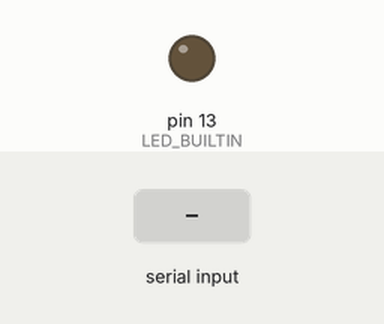
This sketch was run on a simulated Arduino Uno, built with avr-gcc and run on an emulated ATmega328P. Parts: output pins drawn as LEDs (lit = HIGH). Dashed ring = blinking. The inputs (shaded band) are chosen by the test bench.

Above: at 1.2 s.
1.3 s: "N90\n" received over Serial
At 1.7 s:
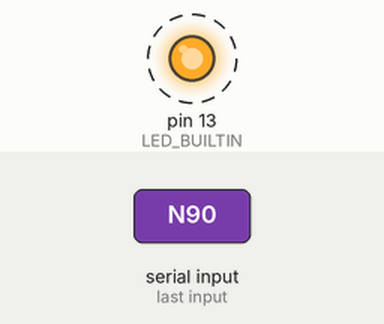
Timing chart, 0 to 10.3 s (numbered marks = the images above; inputs shaded):
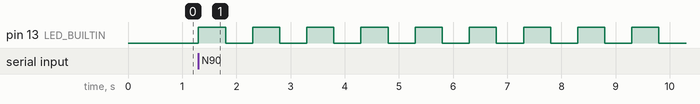

Measured:
- after the input at 1.3 s, pin 13 (LED_BUILTIN): alternates HIGH for 0.50 s and LOW for 0.50 s, starting at once

The sketch:

sketch_sep16b.ino
```cpp
void setup() {
  // put your setup code here, to run once:
  Serial.begin(115200);
  pinMode(LED_BUILTIN, OUTPUT);
  digitalWrite(LED_BUILTIN, LOW);

}

void loop() {
  // put your main code here, to run repeatedly:
  char command = Serial.read();

switch(command){
    case 'O':
      Serial.println("LED ON");
      digitalWrite(LED_BUILTIN, HIGH);
      delay(1000);
      break;
    case 'X':
        Serial.println("LED OFF");
        digitalWrite(LED_BUILTIN, LOW);
        delay(1000);
        break;
//     輸入數字，x就亮x次，使用 Serial.parseInt()
    case 'N':
        // Serial.println("LED ON N times");
        // Serial.println("Enter a number:");
        // while (Serial.available() == 0) {
        //   // wait for user input
        // }
        int n = Serial.parseInt();
        // Serial.print("Blinking LED ");
        // Serial.print(n);
        // Serial.println(" times");
        for (int i = 0; i < n; i++) {
          digitalWrite(LED_BUILTIN, HIGH);
          delay(500);
          digitalWrite(LED_BUILTIN, LOW);
          delay(500);
        }
        break;
    }
}
```
